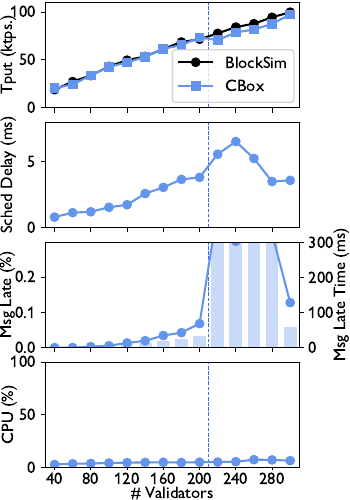

This chart was generated by the following Python code:
import pandas as pd
import matplotlib.pyplot as plt

plt.rcParams["font.family"] = "GillSansC"
plt.rcParams["font.size"] = "12"

sim_df = pd.read_csv("simulation.csv")
sim_df["avg_tput"] = sim_df["avg-chain-length"] * 1957 / 900
cbox_df = pd.read_csv("agg_results.csv", header=[0,1,2])
cbox_df.columns = [cbox_df.columns[0][2]] + [(a, b) for (a, b, _) in cbox_df.columns[1:]]

sim_color = "black"
cbox_color = "cornflowerblue"
cbox_color_dark = "royalblue"

fig, (tput_ax, sched_ax, msg_ax, cpu_ax) = plt.subplots(4, 1, sharex = True, figsize=(3.5, 5))
bar_width = 14

# plot tput
tput_ax.axvline(x = 210, color=cbox_color_dark, linestyle="--", linewidth=0.7)
tput_ax.plot(sim_df["num-nodes"], sim_df["avg_tput"], 'o-', color=sim_color, label = "BlockSim")
tput_ax.plot(cbox_df["num-nodes"], cbox_df[("avg_tput", "mean")], 's-', color=cbox_color, label = "CBox")
tput_ax.set_ylabel('Tput (ktps.)', labelpad=-4)
tput_ax.set_ylim((0, 110))
tput_ax.legend(loc=(0.5, 0.05))

# plot sched delay
sched_ax.axvline(x = 210, color=cbox_color_dark, linestyle="--", linewidth=0.7)
sched_ax.plot(cbox_df["num-nodes"], cbox_df[("sched_dur_ms", "mean")], 'o-', color=cbox_color, label="eCore=1")
sched_ax.set_ylabel('Sched Delay (ms)', labelpad=8)
sched_ax.set_ylim((0, 8))

# plot msg delay
msg_ax.axvline(x = 210, color=cbox_color_dark, linestyle="--", linewidth=0.7)
msg_delay_ax = msg_ax.twinx()
msg_delay_ax.bar(cbox_df["num-nodes"], cbox_df[("deliver_late_dur_ms", "mean")], bar_width, color=cbox_color, alpha=0.35, zorder=0)
msg_delay_ax.set_ylabel("Msg Late Time (ms)", labelpad=0)
msg_delay_ax.set_ylim((0, 300))
msg_ax.plot(cbox_df["num-nodes"], cbox_df[("deliver_late_chance", "mean")]*100, 'o-', color=cbox_color, zorder=10)
msg_ax.set_ylabel('Msg Late (%)', labelpad=0)
msg_ax.set_ylim((0, 0.299))

# plot cpu util
cpu_ax.axvline(x = 210, color=cbox_color_dark, linestyle="--", linewidth=0.7)
cpu_ax.plot(cbox_df["num-nodes"], cbox_df[("avg_cpu", "mean")], 'o-', color=cbox_color)
cpu_ax.set_ylabel('CPU (%)', labelpad=-5)
cpu_ax.set_ylim((0, 100))

cpu_ax.set_xticks(cbox_df["num-nodes"].iloc[::2])
cpu_ax.tick_params(axis='x', labelrotation=0, length=2, pad=2)
cpu_ax.set_xlabel('# Validators', labelpad=-1)
cpu_ax.set_xlim((30, 310))

plt.subplots_adjust(left=0.13, right=0.855, top=0.995, bottom=0.065, wspace=0, hspace=0.14)
# fig.tight_layout()
fig.savefig("plot.pdf", format="pdf")